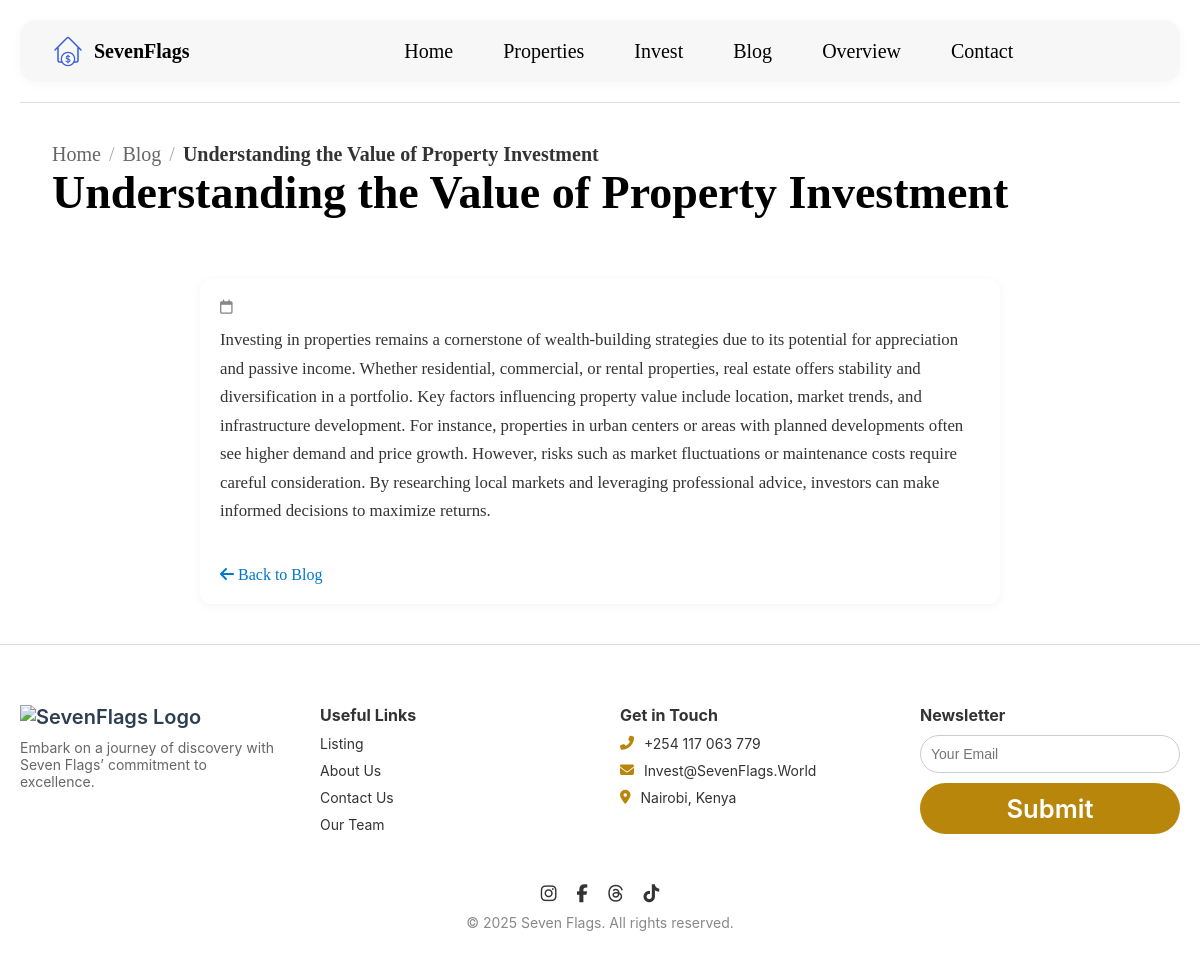
The app's page /blog/understanding-the-value-of-property-investment/ with its own data.
### core/models.py (models this page shows, shortened)
class BlogPost(models.Model):
    author = models.ForeignKey(User, on_delete=models.SET_NULL, null=True)  # usually admin users
    title = models.CharField(max_length=255)
    slug = models.SlugField(unique=True, max_length=255)
    content = CKEditor5Field()
    published = models.BooleanField(default=False)
    published_at = models.DateTimeField(blank=True, null=True)
    created_at = models.DateTimeField(auto_now_add=True)
    updated_at = models.DateTimeField(auto_now=True)
    class Meta:
        ordering = ['-published_at']

### core/views.py (the view)
# urls.py: path('blog/<slug:slug>/', views.blog_details, name='blog_detail'),
def blog_details(request, slug):
    blog = get_object_or_404(BlogPost, slug=slug)
    return render(request, 'core/blog_detail.html', {'blog': blog})

### core/context_processors.py (called while the page is built)
def available_currencies(request):
    currencies = ExchangeRate.objects.values_list("target_currency", flat=True)
    return {
        "available_currencies": ["KES"] + list(currencies)  # Always include KES as base
    }

### core/templates/core/blog_detail.html (shortened to what this page needs)
{% load static %}
<!DOCTYPE html>
<html lang="en">
<head>
  <link rel="stylesheet" href="https://cdnjs.cloudflare.com/ajax/libs/font-awesome/6.5.0/css/all.min.css">
  <link rel="stylesheet" href="{% static 'css/styles.css' %}" />
</head>
<body>
  <header class="site-header">
    <div class="header-container">
      <div class="website-logo">
        <img class="logo-monogram" src="{% static 'icons/Rent Home Section.svg' %}" />
        <div class="brand-name">SevenFlags</div>
      </div>
      <nav class="navbar" id="navbar">
        <a href="{% url 'core:home' %}">Home</a>
        <a href="{% url 'core:properties' %}">Properties</a>
        <a href="{% url 'core:invest' %}">Invest</a>
        <a href="{% url 'core:blog' %}">Blog</a>
        <a href="{% url 'core:about' %}">Overview</a>
        <a href="{% url 'core:contact' %}">Contact</a>
      </nav>
    </div>
  </header>
  <main class="main-content">
    <section class="breadcrumb-section">
      <div class="breadcrumb-container">
        <div class="breadcrumb-wrapper">
          <div class="breadcrumb-links">
            <a href="{% url 'core:home' %}" class="breadcrumb-link">Home</a>
            <span class="breadcrumb-divider">/</span>
            <a href="{% url 'core:blog' %}" class="breadcrumb-link">Blog</a>
            <span class="breadcrumb-divider">/</span>
            <span class="breadcrumb-current">{{ blog.title }}</span>
          </div>
          <div class="breadcrumb-title-wrap">
            <h1 class="breadcrumb-title">{{ blog.title }}</h1>
          </div>
        </div>
      </div>
    </section>
    <section class="blog-detail-section">
      <div class="blog-container">
        <div class="blog-meta">
          <p class="blog-date"><i class="fa-regular fa-calendar"></i> {{ blog.date_published|date:"F j, Y" }}</p>
        </div>
        <div class="blog-content">
          {{ blog.content|safe }}
        </div>
        <div class="back-to-blog">
          <a href="{% url 'core:blog' %}"><i class="fa-solid fa-arrow-left"></i> Back to Blog</a>
        </div>
      </div>
    </section>
  </main>
  {% include 'partials/footer.html' %}
</body>
</html>

### static/css/styles.css (style rules this page uses)
* { margin: 0; padding: 0; box-sizing: border-box; }
:root { --main-color: #b8860b; --black: #000; --white: #fff; --gray: #666; --box-shadow: 0 2px 8px rgba(0, 0, 0, 0.1); --transition: all 0.3s ease; --font-family: 'Inter', sans-serif; }
html { margin: 0; padding: 0; scroll-behavior: smooth; }
body { margin: 0; padding: 0; }
img { max-width: 100%; display: block; }
a { text-decoration: none; color: inherit; transition: color 0.3s ease; }
.website-logo { display: flex; align-items: center; gap: 10px; }
.logo-monogram { height: 32px; font-size: 30px; }
.brand-name { font-weight: 600; font-size: 20px; color: #000000; }
.navbar { display: flex; gap: 50px; justify-content: center; flex: 1; align-items: center; }
.navbar a { text-decoration: none; color: black; font-weight: 500; font-size: 20px; }
.site-header { background: none; padding: 0; border-radius: 16px; margin: 20px; position: relative; display: flex; flex-direction: column; justify-content: flex-start; z-index: 1; overflow: visible; }
.header-container { display: flex; align-items: center; justify-content: space-between; width: 100%; padding: 15px 32px; border-radius: 16px; background: #f7f7f7; box-shadow: 0 2px 12px rgba(0, 0, 0, 0.03); gap: 80px; z-index: 2; flex-wrap: wrap; margin-top: 0; box-sizing: border-box; }
.breadcrumb-section { padding: 40px 32px 20px; border-top: 1px solid #ddd; margin: 0 20px; }
.breadcrumb-container { max-width: 1200px; margin: 0 auto; }
.breadcrumb-wrapper { display: flex; justify-content: space-between; align-items: center; flex-wrap: wrap; }
.breadcrumb-links { display: flex; align-items: center; flex-wrap: wrap; font-size: 20px; color: #666; }
.breadcrumb-link { text-decoration: none; color: #666; transition: color 0.3s; }
.breadcrumb-divider { margin: 0 8px; color: #aaa; }
.breadcrumb-current { font-weight: 600; color: #333; }
.breadcrumb-title-wrap { animation: fadeInUp 0.6s ease-out forwards; }
.breadcrumb-title { font-size: 46px; font-weight: 700; color: #000; margin: 0; }

### core/templates/core/blog_detail.html (style rules this page uses)
.blog-container { max-width: 800px; margin: 40px auto; padding: 20px; background: #fff; border-radius: 12px; box-shadow: 0 2px 10px rgba(0,0,0,0.05); }
.blog-meta { font-size: 0.9rem; color: #888; margin-bottom: 10px; }
.blog-content { line-height: 1.7; font-size: 1.05rem; color: #333; }
.blog-content p { margin-bottom: 1.2em; }
.back-to-blog { margin-top: 40px; }
.back-to-blog a { color: #0077cc; text-decoration: none; font-weight: 500; }

### records on screen
BlogPost: title "Understanding the Value of Property Investment", content "Investing in properties remains a cornerstone of wealth-building strategies due to its potential for appreciation and passive income. Whether residential, commercial, or rental properties, real estate offers stability and diversification in a portfolio. Key factors influencing property value include location, market trends, and infrastructure development. For instance, properties in urban centers or areas with planned developments often see higher demand and price growth. However, risks such as market fluctuations or maintenance costs require careful consideration. By researching local markets and leveraging professional advice, investors can make informed decisions to maximize returns."
